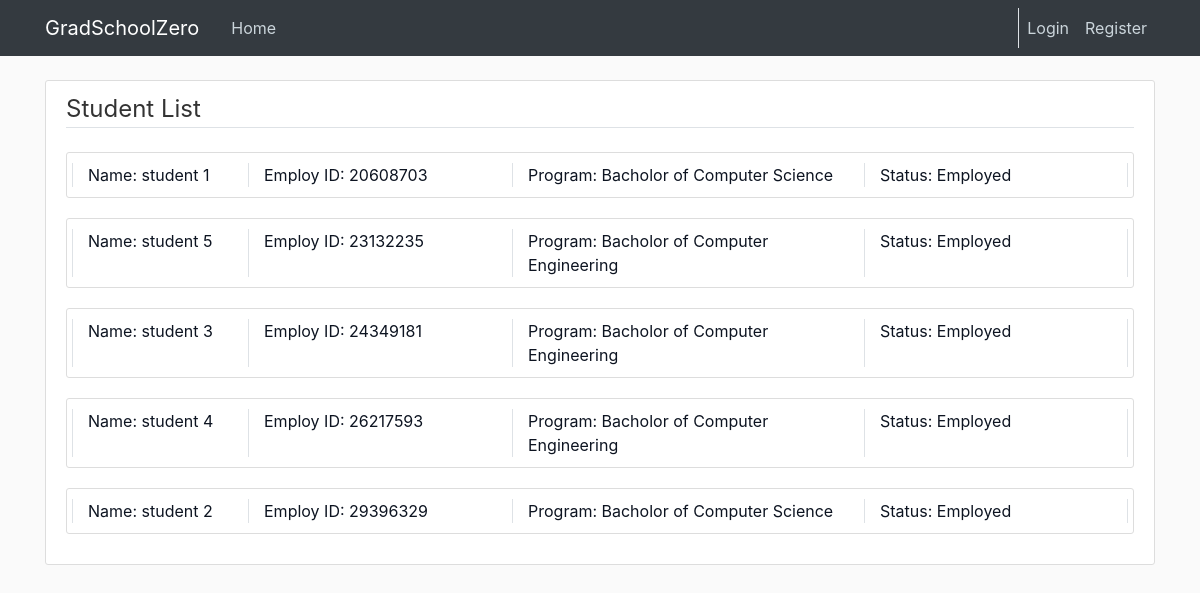
Before: /student/list with the older database file.
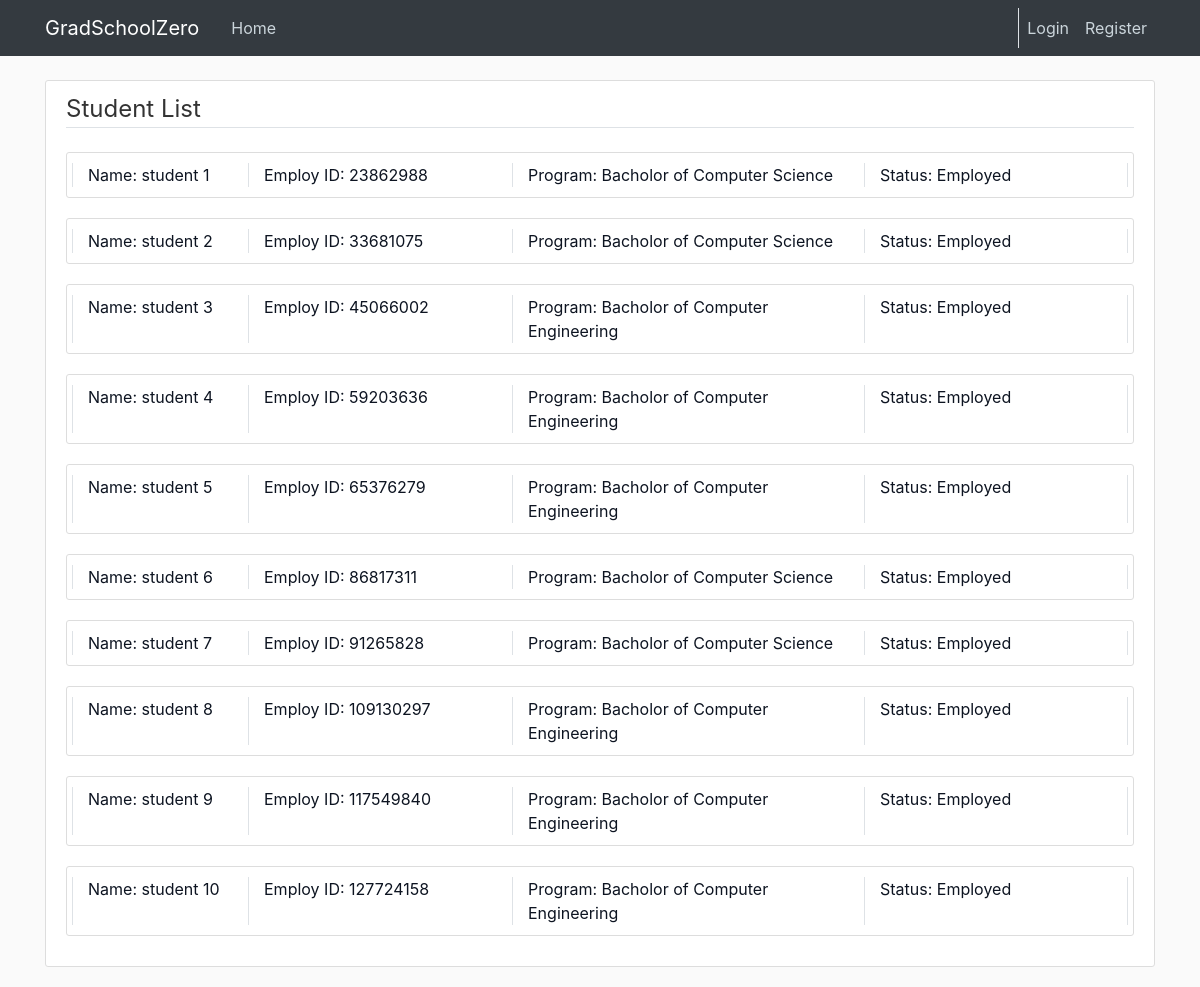
After: the same page with the newer database file.
### cunyzero/models.py (models this page shows, shortened)
class Student(db.Model):
    ownerId = db.Column(db.Integer, primary_key=True)
    firstname = db.Column(db.String(30), nullable=False)
    lastname = db.Column(db.String(30), nullable=False)
    programId = db.Column(db.Integer, db.ForeignKey('program.id'), nullable=False)
    honor = db.Column(db.Integer, nullable = False, default=0)
    status = db.Column(db.String(20), default='Employed') # suspended, graduated, etc.
    fine = db.Column(db.Float, nullable = False, default=0)
    gpa = db.Column(db.Float, nullable = False, default=0.0)
    warning = db.Column(db.Integer, nullable = False, default=0) # ???????????
    enrollmentPermission = db.Column(db.Boolean, nullable=False, default=False)#special enrollment permission
    user = db.relationship('User', backref='studentOwner', lazy=True)
    courses = db.relationship('StudentCourse', backref='student', lazy=True)
    application = db.relationship('GraduationApplication', backref='applicant', lazy=True)
    warnings = db.relationship('Warning', backref='targetStudent', lazy=True) # get length by len(Student.warnings)

class Program(db.Model):
    id = db.Column(db.Integer, primary_key=True)
    name = db.Column(db.String(20), unique=True, nullable=False)
    capacity = db.Column(db.Integer, nullable=False, default=10)
    enrolled_total = db.Column(db.Integer, nullable=False, default=0)

### cunyzero/routes.py (the view)
@login_required
@app.route('/student/list', methods=['GET', 'POST'])
def student_manage():
    students = Student.query.all()
    programs = Program.query.all()
    return render_template("student-manage.html", title="Student Management", students=students, programs=programs)

### cunyzero/templates/student-manage.html
{% extends "layout.html" %}
{% block content %}
    <div class="content-section">
        <legend class="border-bottom mb-4"> Student List </legend>
        {% for student in students%}
            <article class="btn-outline-info media content-section col-md-12">
                <a class="media-body row" style="text-decoration: none; color: #0d1421"
                   href="{{ url_for('individual_review',role='Student',owner_id=student.ownerId)}}">
                    <div class="col-md-2 border-left">
                        Name: {{ student.firstname }} {{ student.lastname }}
                    </div>
                    <div class="col-md-3 border-left">
                        Employ ID:  {{ student.ownerId }}
                    </div>
                    <div class="col-md-4 border-left">
                        Program: {{ programs[student.programId - 1].name }}
                    </div>
                    <div class="col-md-3 border-left border-right">
                        Status: {{ student.status }}
                    </div>
                </a>
            </article>
        {% endfor %}
    </div>
{% endblock content %}

### cunyzero/templates/layout.html (shortened to what this page needs)
<!DOCTYPE html>
<html lang="en">
<head>
    <link rel="stylesheet" href="https://maxcdn.bootstrapcdn.com/bootstrap/4.0.0/css/bootstrap.min.css">
    <link rel="stylesheet" type="text/css" href="{{ url_for('static', filename='main.css') }}">
    <link rel="stylesheet" type="text/css" href="{{ url_for('static', filename='uicons-regular-rounded.css') }}">
</head>
<body id="bootstrap-overrides">
    <header class="site-header">
        <nav class="navbar navbar-expand-md navbar-dark bg-dark fixed-top">
            <div class="container">
                <a class="navbar-brand mr-4" href="/">GradSchoolZero</a>
                <div class="collapse navbar-collapse" id="navbarToggle">
                    <div class="navbar-nav mr-auto">
                        <a class="nav-item nav-link" href="{{ url_for('home') }}">Home</a>
                    </div>
                    <div class="border-left navbar-nav">
                        {% if current_user.is_authenticated %}
                            {% if current_user.role == 'Visitor' %}
                                <a class="nav-item nav-link" href="{{ url_for('enrollment_application') }}">Enrollment</a>
                                <a class="nav-item nav-link" href="{{ url_for('logout') }}">Logout</a>
                            {% else %}
                                {% if current_user.role == "Admin" %}
                                    <a class="nav-item nav-link" href="{{ url_for('change_period') }}">{{current_user.getPeriodName()}}</a>
                                {% else %}
                                     <a class="nav-item nav-link">{{current_user.getPeriodName()}}</a>
                                {% endif %}
                                <a class="nav-item nav-link" href="{{ url_for('account') }}">Account</a>
                                <a class="nav-item nav-link" href="{{ url_for('logout') }}">Logout</a>
                            {% endif %}
                        {% else %}
                            <a class="nav-item nav-link" href="{{ url_for('login') }}">Login</a>
                            <a class="nav-item nav-link" href="{{ url_for('register') }}">Register</a>
                        {% endif %}
                    </div>
                </div>
            </div>
        </nav>
    </header>
    <main role="main" class="container">
        <div class="row">
            <div class="col-md-12">
                {% block content %}{% endblock %}
            </div>
        </div>
    </main>
</body>
</html>

### cunyzero/static/main.css (style rules this page uses)
body { background: #fafafa; color: #333333; margin-top: 5rem; }
.site-header .navbar-nav .nav-link { color: #cbd5db; }
.content-section { background: #ffffff; padding: 10px 20px; border: 1px solid #dddddd; border-radius: 3px; margin-bottom: 20px; }

Changed rows visible on the page:
removed Student: firstname "student", lastname "1", ownerId "20608703", programId.name "Bacholor of Computer Science", status "Employed"
removed Student: firstname "student", lastname "5", ownerId "23132235", programId.name "Bacholor of Computer Engineering", status "Employed"
removed Student: firstname "student", lastname "3", ownerId "24349181", programId.name "Bacholor of Computer Engineering", status "Employed"
removed Student: firstname "student", lastname "4", ownerId "26217593", programId.name "Bacholor of Computer Engineering", status "Employed"
removed Student: firstname "student", lastname "2", ownerId "29396329", programId.name "Bacholor of Computer Science", status "Employed"
added Student: firstname "student", lastname "1", ownerId "23862988", programId.name "Bacholor of Computer Science", status "Employed"
added Student: firstname "student", lastname "2", ownerId "33681075", programId.name "Bacholor of Computer Science", status "Employed"
added Student: firstname "student", lastname "3", ownerId "45066002", programId.name "Bacholor of Computer Engineering", status "Employed"
added Student: firstname "student", lastname "4", ownerId "59203636", programId.name "Bacholor of Computer Engineering", status "Employed"
added Student: firstname "student", lastname "5", ownerId "65376279", programId.name "Bacholor of Computer Engineering", status "Employed"
added Student: firstname "student", lastname "6", ownerId "86817311", programId.name "Bacholor of Computer Science", status "Employed"
added Student: firstname "student", lastname "7", ownerId "91265828", programId.name "Bacholor of Computer Science", status "Employed"
added Student: firstname "student", lastname "8", ownerId "109130297", programId.name "Bacholor of Computer Engineering", status "Employed"
added Student: firstname "student", lastname "9", ownerId "117549840", programId.name "Bacholor of Computer Engineering", status "Employed"
added Student: firstname "student", lastname "10", ownerId "127724158", programId.name "Bacholor of Computer Engineering", status "Employed"
